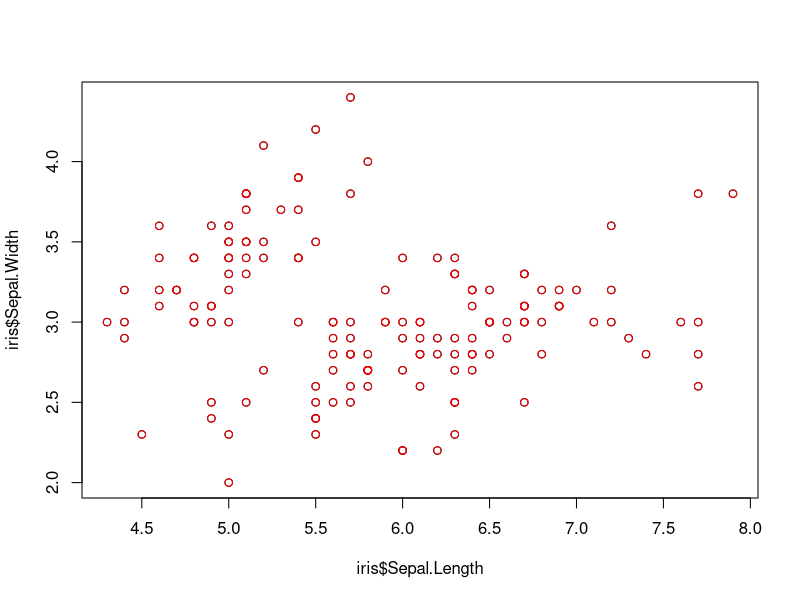
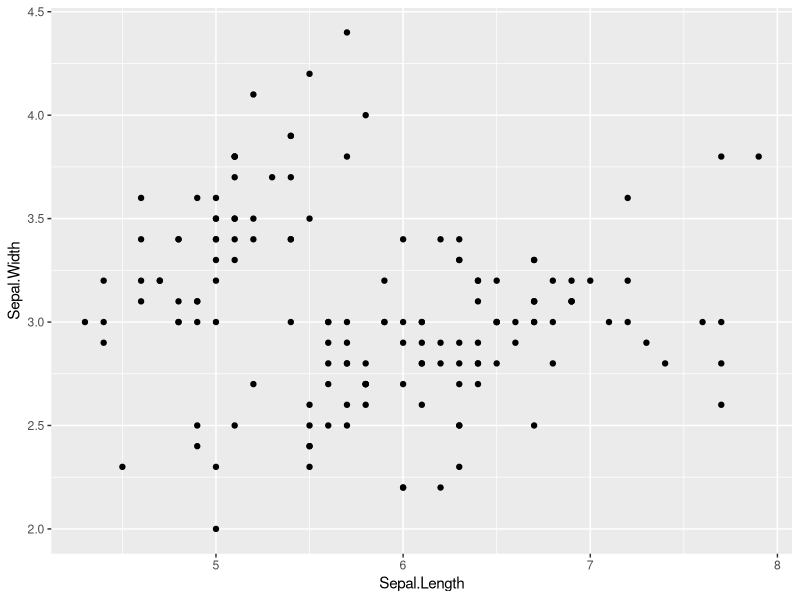
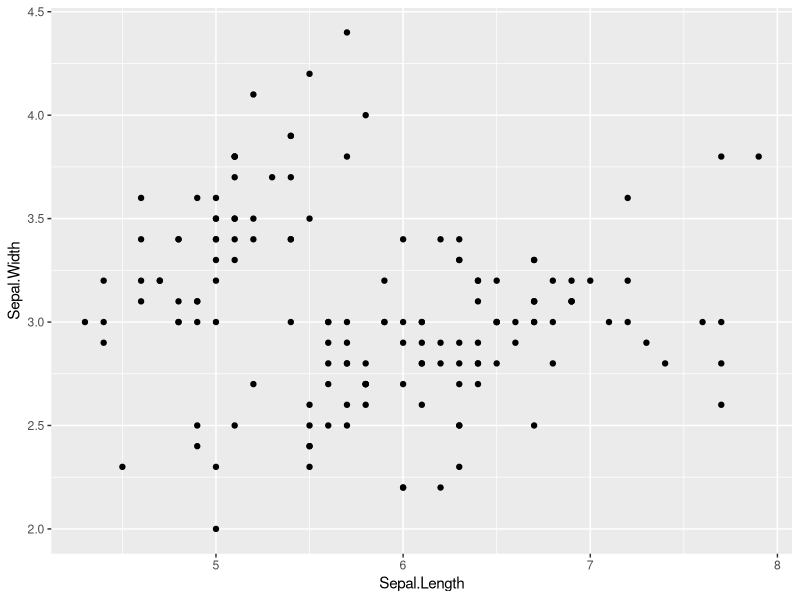
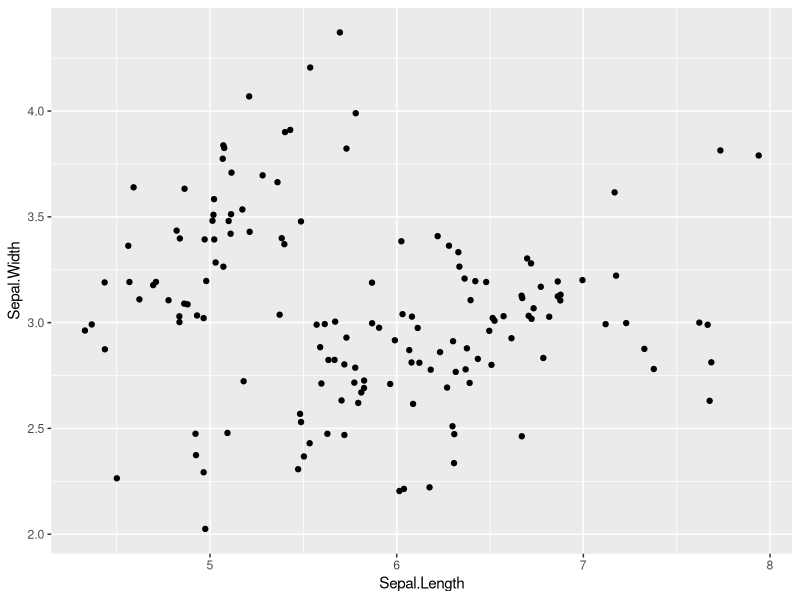
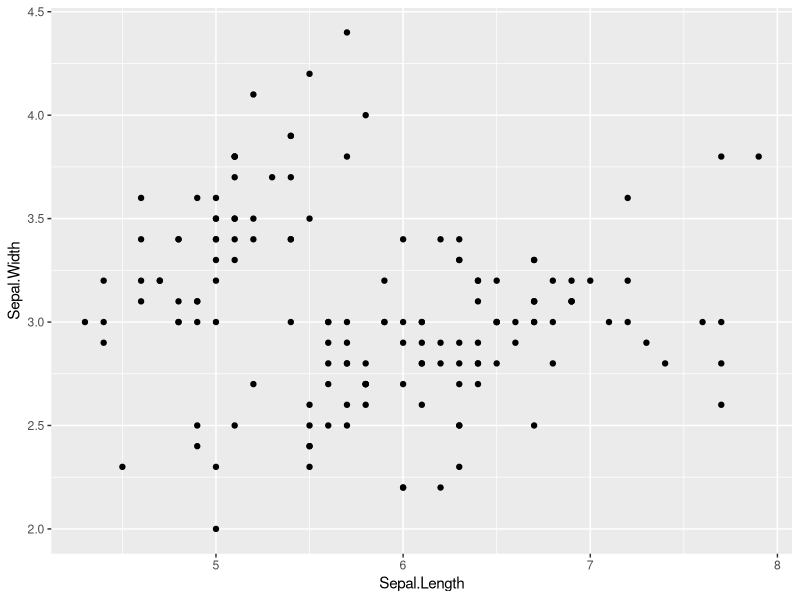
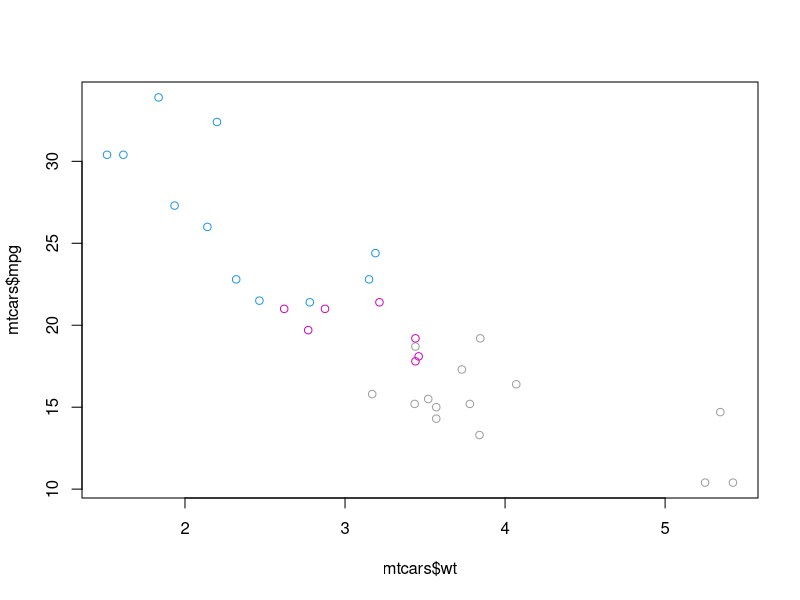
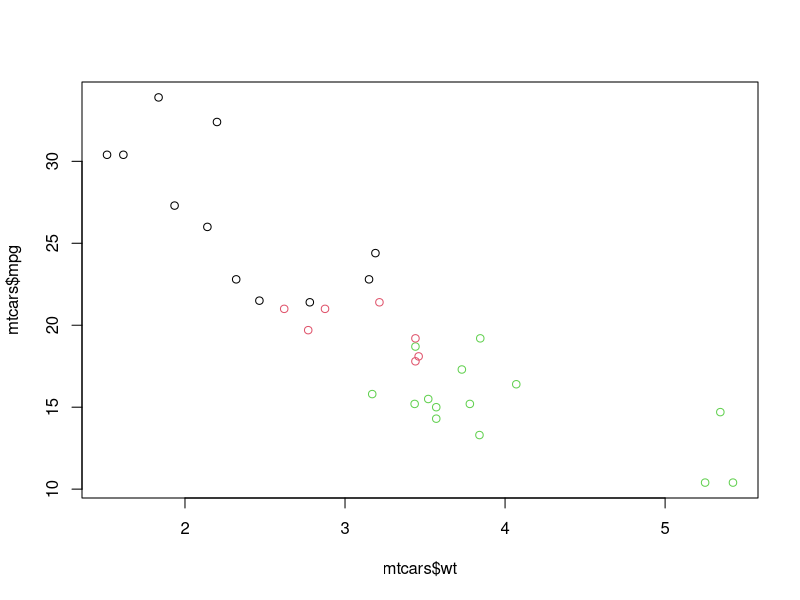
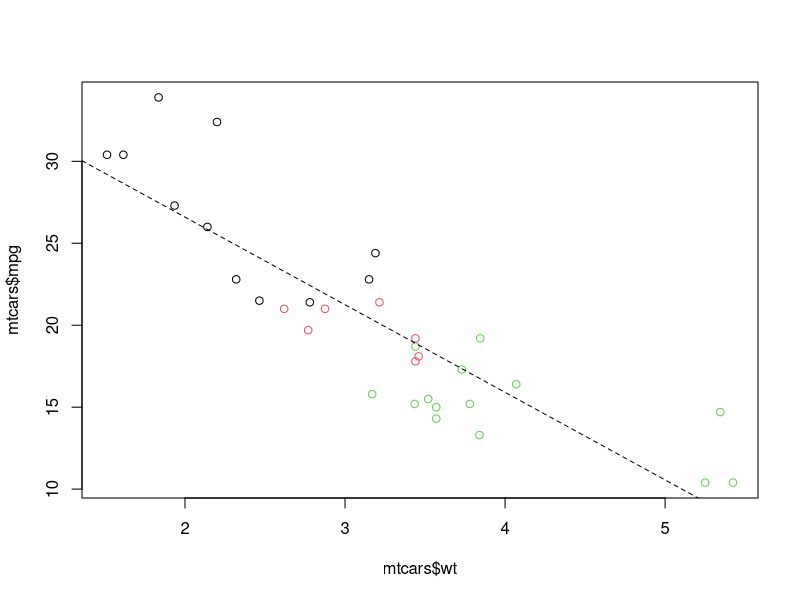

Source code (R) for these figures, in order:
library(tidyr)
library(ggplot2)
iris <- iris[c(5,1:4)]
str(iris)

#base plot
plot(iris$Sepal.Length,iris$Sepal.Width)
points(iris$Sepal.Length,iris$Sepal.Width,col="red")

#ggplot2
ggplot(iris,aes(x = Sepal.Length,
                y = Sepal.Width)) +
  geom_point()


#ggplot object
p <- ggplot(iris,aes(x = Sepal.Length,
                y = Sepal.Width))
p + geom_point()
p + geom_jitter()

p <- ggplot(iris,aes(x = Sepal.Length,
                y = Sepal.Width)) +
  geom_point()
p




#Study base plot
# Plot the correct variables of mtcars
plot(mtcars$wt, mtcars$mpg, col = mtcars$cyl)

# Change cyl inside mtcars to a factor
mtcars$fcyl <- as.factor(mtcars$cyl)

# Make the same plot as in the first instruction
plot(mtcars$wt, mtcars$mpg, col = mtcars$fcyl)



#The lm() function to calculate a linear model of mpg described by wt and save it as an object called carModel.
carModel <- lm(mpg ~ wt, data = mtcars)
# Basic plot
mtcars$cyl <- as.factor(mtcars$cyl)
plot(mtcars$wt, mtcars$mpg, col = mtcars$cyl)

#calls abline() with carModel as the first argument. Set the line type by passing the argument lty = 2.
abline(carModel, lty = 2)

# Plot each subset efficiently with lapply
plot(mtcars$wt, mtcars$mpg, col = mtcars$cyl)
lapply(mtcars$cyl, function(x) {
  abline(lm(mpg ~ wt, mtcars, subset = (cyl == x)), col = x)
})

# This code will draw the legend of the plot
legend(x = 5, y = 33, legend = levels(mtcars$cyl),
       col = 1:3, pch = 1, bty = "n")



#ggplot2, mtcars

# Plot 1: add geom_point() to this command to create a scatter plot
mtcars$cyl <- as.factor(mtcars$cyl)

ggplot(mtcars, aes(x = wt, y = mpg, col = cyl)) +
  geom_point()


# Plot 2: include the lines of the linear models, per cyl
ggplot(mtcars, aes(x = wt, y = mpg, col = cyl)) +
  geom_point() +
  geom_smooth(method = "lm", se = T)

# Plot 3: include a lm for the entire dataset in its whole
ggplot(mtcars, aes(x = wt, y = mpg, col = cyl)) +
  geom_point() +
  geom_smooth(method = "lm", se = FALSE) +
  geom_smooth(aes(group = 1), method = "lm", se = FALSE, linetype = 2)






#proper data format
#Not correct
library(ggplot2)
ggplot(iris, aes(x = Sepal.Length, y = Sepal.Width)) + 
  geom_point() + 
  geom_point(aes(x = Petal.Length, y = Petal.Width), col = "red")

library(tidyr)
#Make iris.tidy
iris.tidy <- iris %>%
  gather(key, Value, -Species) %>%
  separate(key, c("Part", "Measure"), "\\.") #tidyr package

#Make iris.wide
# Add column with unique ids (don't need to change)
iris$Flower <- 1:nrow(iris)
iris.wide <- iris %>%
  gather(key, value, -Species, -Flower) %>%
  separate(key, c("Part", "Measure"), "\\.") %>%
  spread(Measure, value)

#
str(iris)
str(iris.wide)
str(iris.tidy)

# Plot with iris.tidy
ggplot(iris.tidy, aes(x = Species, y = Value, col = Part)) +
  geom_jitter() +
  facet_grid(. ~ Measure)


#Plot with iris.wide
ggplot(iris.wide, aes(x = Length, y = Width, color = Part)) +
  geom_jitter() +
  facet_grid(. ~ Species)

